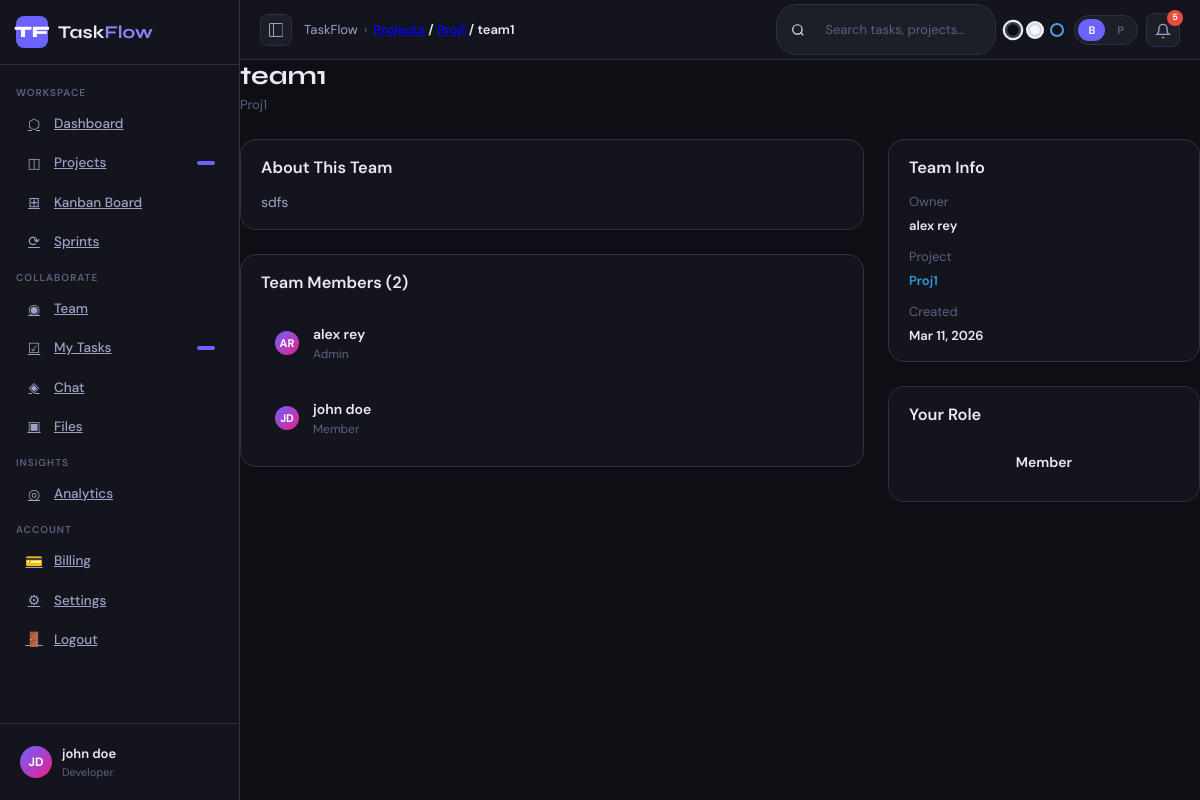
The app's page /team/1/details/ (signed in) with its own data.
### accounts/models.py (models this page shows, shortened)
class UserProfile(models.Model):
    ROLE_CHOICES = [
        ('project_manager', 'Project Manager'),
        ('developer', 'Developer'),
        ('designer', 'Designer'),
        ('admin', 'Admin'),
    ]
    MODE_CHOICES = [
        ('beginner', 'Beginner'),
        ('professional', 'Professional'),
    ]
    user = models.OneToOneField(User, on_delete=models.CASCADE, related_name='profile')
    bio = models.TextField(blank=True, null=True)
    role = models.CharField(max_length=20, choices=ROLE_CHOICES, default='developer')
    avatar = models.ImageField(upload_to='avatars/', blank=True, null=True)
    mode = models.CharField(max_length=20, choices=MODE_CHOICES, default='beginner')
    is_active = models.BooleanField(default=True)
    created_at = models.DateTimeField(auto_now_add=True)
    updated_at = models.DateTimeField(auto_now=True)
    class Meta:
        ordering = ['-created_at']

### teams/models.py (models this page shows, shortened)
class Team(models.Model):
    name = models.CharField(max_length=255)
    description = models.TextField(blank=True, null=True)
    project = models.ForeignKey(Project, on_delete=models.CASCADE, related_name='teams')
    owner = models.ForeignKey(User, on_delete=models.CASCADE, related_name='owned_teams')
    created_at = models.DateTimeField(auto_now_add=True)
    updated_at = models.DateTimeField(auto_now=True)
    class Meta:
        ordering = ['-created_at']

class TeamMember(models.Model):
    ROLE_CHOICES = [
        ('admin', 'Admin'),
        ('member', 'Member'),
        ('viewer', 'Viewer'),
    ]
    team = models.ForeignKey(Team, on_delete=models.CASCADE, related_name='members')
    user = models.ForeignKey(User, on_delete=models.CASCADE, related_name='team_memberships')
    role = models.CharField(max_length=20, choices=ROLE_CHOICES, default='member')
    joined_at = models.DateTimeField(auto_now_add=True)
    class Meta:
        unique_together = ['team', 'user']
        ordering = ['role', '-joined_at']

### projects/models.py (models this page shows, shortened)
class Project(models.Model):
    STATUS_CHOICES = [
        ('active', 'Active'),
        ('paused', 'Paused'),
        ('completed', 'Completed'),
        ('archived', 'Archived'),
    ]
    name = models.CharField(max_length=255)
    description = models.TextField(blank=True, null=True)
    owner = models.ForeignKey(User, on_delete=models.CASCADE, related_name='owned_projects')
    status = models.CharField(max_length=20, choices=STATUS_CHOICES, default='active')
    start_date = models.DateField()
    end_date = models.DateField(blank=True, null=True)
    color = models.CharField(max_length=7, default='#6c63ff')  # Hex color for project badge
    is_public = models.BooleanField(default=False)
    created_at = models.DateTimeField(auto_now_add=True)
    updated_at = models.DateTimeField(auto_now=True)
    members = models.ManyToManyField(User, related_name='projects_as_member', blank=True)
    class Meta:
        ordering = ['-created_at']

### teams/views.py (the view)
# urls.py: path('<int:team_id>/details/', views.team_detail, name='team_detail'),
@login_required(login_url='login')
def team_detail(request, team_id):
    team = get_object_or_404(Team, id=team_id)
    project = team.project
    is_team_member = TeamMember.objects.filter(team=team, user=request.user).exists()
    is_project_member = request.user == project.owner or request.user in project.members.all()
    if not (is_team_member or is_project_member):
        messages.error(request, 'You do not have access to this team.')
        return redirect('projects_list')
    team_members = team.members.all().order_by('role', '-joined_at')
    context = {
        'team': team,
        'project': project,
        'team_members': team_members,
        'is_owner': request.user == team.owner,
        'is_team_member': is_team_member,
    }
    return render(request, 'team_detail.html', context)

### dashboard/context_processors.py (called while the page is built)
def notifications_context(request):
    if request.user.is_authenticated:
        notifications_count = Notification.objects.filter(
            user=request.user,
            is_read=False
        ).count()
    else:
        notifications_count = 0
    return {
        'notifications_count': notifications_count,
    }

### templates/team_detail.html (shortened to what this page needs)
{% extends "base.html" %}
{% load static %}
{% block breadcrumb %}<a href="{% url 'projects_list' %}">Projects</a> / <a href="{% url 'project_teams' project.id %}">{{ project.name }}</a> / {{ team.name }}{% endblock %}
{% block content %}
<div class="page-header flex-between">
  <div>
    <div class="page-title">{{ team.name }}</div>
    <div class="page-subtitle">{{ project.name }}</div>
  </div>
</div>
<div style="display:grid;grid-template-columns:2fr 1fr;gap:24px;">
  <div>
    {% if team.description %}
    <div class="card" style="margin-bottom:24px">
      <div class="card-body">
        <h3 style="margin-bottom:12px;font-weight:600">About This Team</h3>
        <p style="color:var(--text2)">{{ team.description }}</p>
      </div>
    </div>
    {% endif %}
    <div class="card">
      <div class="card-body">
        <h3 style="margin-bottom:16px;font-weight:600">Team Members ({{ team.members.count }})</h3>
        <div style="display:grid;gap:12px">
          {% for member in team_members %}
          <div style="display:flex;align-items:center;justify-content:space-between;padding:12px;background:var(--bg2);border-radius:8px">
            <div style="display:flex;align-items:center;gap:12px">
              <div class="avatar-sm" style="background:linear-gradient(135deg,#6c63ff,#e91e8c)">
                {{ member.user.first_name|first|upper }}{{ member.user.last_name|first|upper }}
              </div>
              <div>
                <div style="font-weight:600;font-size:14px">{{ member.user.get_full_name }}</div>
                <div style="font-size:12px;color:var(--text3)">{{ member.get_role_display }}</div>
              </div>
            </div>
          </div>
          {% empty %}
          <div style="text-align:center;padding:20px;color:var(--text3)">
            No members yet
          </div>
          {% endfor %}
        </div>
      </div>
    </div>
  </div>
  <div>
    <div class="card" style="margin-bottom:24px">
      <div class="card-body">
        <h3 style="margin-bottom:12px;font-weight:600">Team Info</h3>
        <div style="display:grid;gap:12px;font-size:13px">
          <div>
            <div style="color:var(--text3)">Owner</div>
            <div style="font-weight:600;margin-top:4px">{{ team.owner.get_full_name }}</div>
          </div>
          <div>
            <div style="color:var(--text3)">Project</div>
            <div style="font-weight:600;margin-top:4px">
              <a href="{% url 'project_teams' project.id %}" style="color:var(--blue);text-decoration:none">{{ project.name }}</a>
            </div>
          </div>
          <div>
            <div style="color:var(--text3)">Created</div>
            <div style="font-weight:600;margin-top:4px">{{ team.created_at|date:"M d, Y" }}</div>
          </div>
        </div>
      </div>
    </div>
    {% if is_team_member %}
    <div class="card">
      <div class="card-body">
        <h3 style="margin-bottom:12px;font-weight:600">Your Role</h3>
        <div style="padding:12px;background:var(--bg2);border-radius:8px;text-align:center">
          <div style="font-size:14px;font-weight:600">
            {% for member in team.members.all %}
              {% if member.user == request.user %}
              {{ member.get_role_display }}
              {% endif %}
            {% endfor %}
          </div>
        </div>
      </div>
    </div>
    {% endif %}
  </div>
</div>
{% endblock %}

### templates/base.html (shortened to what this page needs)
{% load static %}
<!DOCTYPE html>
<html lang="en">
<head>
<link rel="stylesheet" href="{% static 'style.css' %}">
</head>
<body>
<div id="app">
  <nav id="sidebar">
    <div class="logo-area">
      <div class="logo-icon">TF</div>
      <div class="logo-text">Task<span>Flow</span></div>
    </div>
    <div class="sidebar-nav">
      <div class="sidebar-section-title">Workspace</div>
      <a href="{% url 'dashboard' %}" class="nav-item {% if request.resolver_match.url_name == 'dashboard' %}active{% endif %}" data-tooltip="Home Dashboard">
        <div class="nav-icon">⬡</div>
        <span class="nav-label">Dashboard</span>
      </a>
      <a href="{% url 'projects_list' %}" class="nav-item {% if request.resolver_match.url_name == 'projects_list' %}active{% endif %}" data-tooltip="All Projects">
        <div class="nav-icon">◫</div>
        <span class="nav-label">Projects</span>
        <span class="nav-badge">{{ projects_count }}</span>
      </a>
      <a href="{% url 'kanban' %}" class="nav-item {% if request.resolver_match.url_name == 'kanban' %}active{% endif %}" data-tooltip="Kanban Board">
        <div class="nav-icon">⊞</div>
        <span class="nav-label">Kanban Board</span>
      </a>
      <a href="{% url 'sprints' %}" class="nav-item {% if request.resolver_match.url_name == 'sprints' %}active{% endif %}" data-tooltip="Sprint Manager">
        <div class="nav-icon">⟳</div>
        <span class="nav-label">Sprints</span>
      </a>
      <div class="sidebar-section-title">Collaborate</div>
      <a href="{% url 'team' %}" class="nav-item {% if request.resolver_match.url_name == 'team' %}active{% endif %}" data-tooltip="Team Members">
        <div class="nav-icon">◉</div>
        <span class="nav-label">Team</span>
      </a>
      <a href="{% url 'my_tasks' %}" class="nav-item " data-tooltip="My Tasks"><div class="nav-icon">☑</div><span class="nav-label">My Tasks</span><span class="nav-badge"></span></a>
      <a href="{% url 'chat:chat' %}" class="nav-item {% if request.resolver_match.url_name == 'chat' %}active{% endif %}" data-tooltip="Messages &amp; Chat"><div class="nav-icon">◈</div><span class="nav-label">Chat</span></a>
      <a href="{% url 'files' %}" class="nav-item {% if request.resolver_match.url_name == 'files' %}active{% endif %}" data-tooltip="File Manager">
        <div class="nav-icon">▣</div>
        <span class="nav-label">Files</span>
      </a>
      <div class="sidebar-section-title">Insights</div>
      <a href="{% url 'analytics' %}" class="nav-item {% if request.resolver_match.url_name == 'analytics' %}active{% endif %}" data-tooltip="Analytics">
        <div class="nav-icon">◎</div>
        <span class="nav-label">Analytics</span>
      </a>
      <div class="sidebar-section-title">Account</div>
      <a href="{% url 'billing' %}" class="nav-item {% if request.resolver_match.url_name == 'billing' %}active{% endif %}" data-tooltip="Billing">
        <div class="nav-icon">💳</div>
        <span class="nav-label">Billing</span>
      </a>
      <a href="{% url 'settings' %}" class="nav-item {% if request.resolver_match.url_name == 'settings' %}active{% endif %}" data-tooltip="Settings">
        <div class="nav-icon">⚙</div>
        <span class="nav-label">Settings</span>
      </a>
      <a href="{% url 'logout' %}" class="nav-item" data-tooltip="Logout">
        <div class="nav-icon">🚪</div>
        <span class="nav-label">Logout</span>
      </a>
    </div>
    <div class="sidebar-footer">
      <div class="user-card">
        <div class="user-avatar">{{ user.first_name|first|upper }}{{ user.last_name|first|upper }}</div>
        <div class="sidebar-footer-text">
          <div class="user-name">{{ user.get_full_name }}</div>
          <div class="user-role">{{ user.profile.get_role_display }}</div>
        </div>
      </div>
    </div>
  </nav>
  <div id="main">
    <div id="topbar">
      <button class="topbar-toggle-btn" onclick="toggleSidebar()" data-tooltip="Toggle sidebar">
        <svg width="16" height="16" fill="currentColor" viewBox="0 0 16 16"><path d="M1 2.5A1.5 1.5 0 0 1 2.5 1h11A1.5 1.5 0 0 1 15 2.5v11a1.5 1.5 0 0 1-1.5 1.5h-11A1.5 1.5 0 0 1 1 13.5zM2.5 2a.5.5 0 0 0-.5.5v11a.5.5 0 0 0 .5.5H5V2zm12 .5a.5.5 0 0 0-.5-.5H6v12h8a.5.5 0 0 0 .5-.5z"/></svg>
      </button>
      <div class="topbar-breadcrumb">
        <span class="crumb" onclick="window.location.href='{% url 'dashboard' %}'">TaskFlow</span>
        <span>›</span>
        <span class="crumb current" id="breadcrumb-current">{% block breadcrumb %}Dashboard{% endblock %}</span>
      </div>
      <div class="topbar-right">
        <div class="search-bar">
          <svg width="14" height="14" fill="none" stroke="currentColor" stroke-width="2" viewBox="0 0 24 24"><circle cx="11" cy="11" r="8"/><path d="m21 21-4.35-4.35"/></svg>
          <input type="text" placeholder="Search tasks, projects…" id="search-input">
        </div>
        <div class="theme-switcher" data-tooltip="Switch theme">
          <div class="theme-dot dark active" onclick="setTheme('dark')"></div>
          <div class="theme-dot light" onclick="setTheme('light')"></div>
          <div class="theme-dot pro" onclick="setTheme('pro')"></div>
        </div>
        <div class="mode-toggle" data-tooltip="Switch mode">
          <button class="mode-btn {% if user.profile.mode == 'beginner' %}active{% endif %}" onclick="switchMode('beginner', this)" title="Beginner">B</button>
          <button class="mode-btn {% if user.profile.mode == 'professional' %}active{% endif %}" onclick="switchMode('professional', this)" title="Professional">P</button>
        </div>
        <div class="icon-btn dropdown" onclick="toggleNotifDropdown()" data-tooltip="Notifications">
          <svg width="16" height="16" fill="none" stroke="currentColor" stroke-width="2" viewBox="0 0 24 24"><path d="M18 8A6 6 0 0 0 6 8c0 7-3 9-3 9h18s-3-2-3-9"/><path d="M13.73 21a2 2 0 0 1-3.46 0"/></svg>
          <span class="badge" id="notif-count">{{ notifications_count }}</span>
        </div>
      </div>
    </div>
    <div id="content">
      {% block content %}{% endblock %}
    </div>
  </div>
</div>
</body>
</html>

### records on screen
Team: name "team1", description "sdfs", members.count "2", owner.get_full_name "alex rey", created_at "Mar 11, 2026"
Project: name "Proj1"
TeamMember: user.first_name|first "A", user.last_name|first "R", user.get_full_name "alex rey", role "Admin"
TeamMember: user.first_name|first "J", user.last_name|first "D", user.get_full_name "john doe", role "Member"

### other values on screen
{{ user.first_name|first|upper }} "J"
{{ user.last_name|first|upper }} "D"
{{ user.get_full_name }} "john doe"
{{ user.profile.get_role_display }} "Developer"
{{ notifications_count }} "5"
